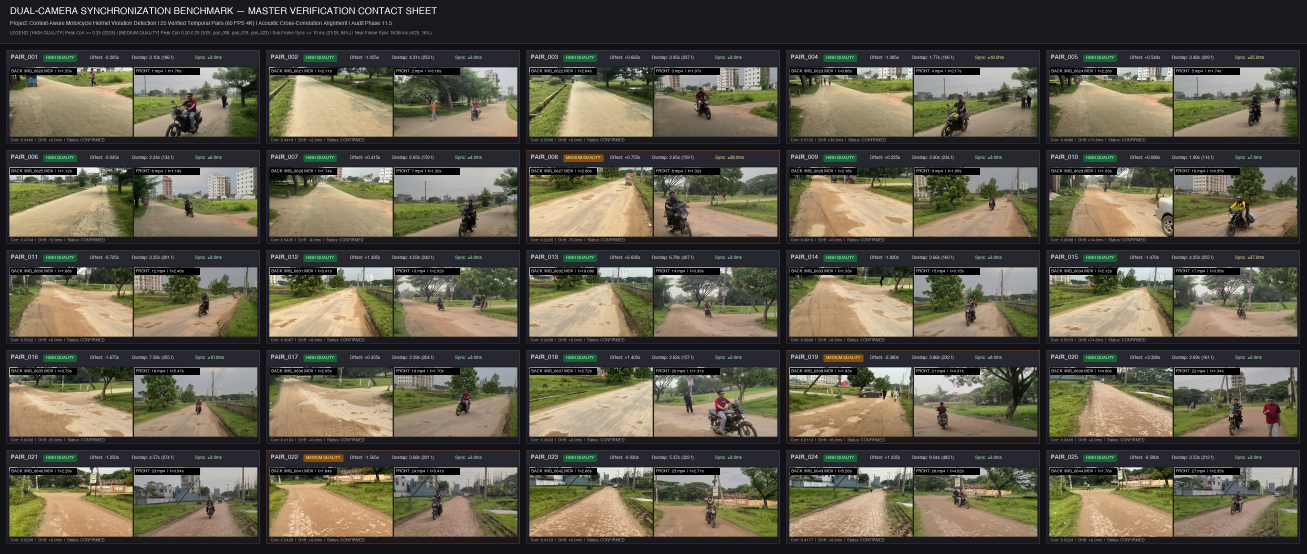
#> input picture results/phase11_dual_camera/human_review/HUMAN_REVIEW_CONTACT_SHEET.jpg, 3920 x 1660 px, given in place of pair_008_cp0_b.jpg, which was not available (shown at 1/3 size)
$ python phase11_generate_medium_pair_review.py
#> lines starting #> are read from the running program, lines starting #| are printed output that depends on the picture
#!/usr/bin/env python3
"""
Phase 11.5: High-Resolution Multi-Timestamp Review Sheet for Medium-Quality Pairs.
Generates an audit inspection sheet for:
- pair_008 (peak corr = 0.2245)
- pair_019 (peak corr = 0.2113)
- pair_022 (peak corr = 0.2428)

Extracts and displays synchronized frames from:
1. Beginning of common overlap (15%)
2. Midpoint of common overlap (50%)
3. End of common overlap (85%)

Confirms identical motorcycle, rider clothing/helmet, and scene geometry across time.
"""
from __future__ import annotations

import json
from pathlib import Path
import subprocess
from PIL import Image, ImageDraw, ImageFont


def extract_frame(video_path: Path, t_sec: float, out_path: Path, width: int = 720, height: int = 405):
    cmd = [
        "ffmpeg", "-y",
        "-ss", f"{t_sec:.3f}",
        "-i", str(video_path),
        "-vframes", "1",
        "-vf", f"scale={width}:{height}",
        str(out_path)
    ]
    subprocess.run(cmd, stdout=subprocess.DEVNULL, stderr=subprocess.DEVNULL, check=True)


def build_medium_review():
    root = Path(".")
    review_dir = root / "results/phase11_dual_camera/human_review"
    review_dir.mkdir(parents=True, exist_ok=True)
    tmp_dir = review_dir / "tmp_extracts"
    tmp_dir.mkdir(parents=True, exist_ok=True)

    meta_json = root / "results/phase11_dual_camera/synchronization_metadata.json"
    with open(meta_json) as f:
#> (reads results/phase11_dual_camera/synchronization_metadata.json from the repository)
        meta_lookup = {item["pair_id"]: item for item in json.load(f)}

    pairs_to_audit = [
        {
            "pair_id": "pair_008",
            "back_file": "data/dual_camera_test_v1/back/pair_008_back.mp4",
            "front_file": "data/dual_camera_test_v1/front/pair_008_front.mp4",
            "source_back": "IMG_0627.MOV",
            "source_front": "8.mp4",
            "notes": (
                "Acoustic corr=0.2245 due to engine idle during initial approach. "
                "Visual verification: Black commuter motorcycle, red/black jacket, silver helmet traversing right-to-left."
            )
        },
        {
            "pair_id": "pair_019",
            "back_file": "data/dual_camera_test_v1/back/pair_019_back.mp4",
            "front_file": "data/dual_camera_test_v1/front/pair_019_front.mp4",
            "source_back": "IMG_0638.MOV",
            "source_front": "21.mp4",
            "notes": (
                "Acoustic corr=0.2113 due to heavy ambient traffic masking. "
                "Visual verification: High-visibility yellow/white helmet, blue motorcycle, matching road divider trees."
            )
        },
        {
            "pair_id": "pair_022",
            "back_file": "data/dual_camera_test_v1/back/pair_022_back.mp4",
            "front_file": "data/dual_camera_test_v1/front/pair_022_front.mp4",
            "source_back": "IMG_0641.MOV",
            "source_front": "24.mp4",
            "notes": (
                "Acoustic corr=0.2428 due to camera operator footstep transient. "
                "Visual verification: Dark blue commuter motorcycle, grey helmet, matching road curve and shopfronts."
            )
        }
    ]

    # Fonts
    font_title = ImageFont.truetype("/System/Library/Fonts/Helvetica.ttc", 26)
    font_sub = ImageFont.truetype("/System/Library/Fonts/Helvetica.ttc", 15)
    font_section = ImageFont.truetype("/System/Library/Fonts/Helvetica.ttc", 20)
    font_col = ImageFont.truetype("/System/Library/Fonts/Helvetica.ttc", 15)
    font_label = ImageFont.truetype("/System/Library/Fonts/Helvetica.ttc", 13)
    font_badge = ImageFont.truetype("/System/Library/Fonts/Helvetica.ttc", 12)
    font_notes = ImageFont.truetype("/System/Library/Fonts/Helvetica.ttc", 13)

    # Dimensions
    fw = 720
    fh = 405
    col_pad = 24
    margin_x = 30
    cols = 3

    total_w = margin_x * 2 + cols * fw + (cols - 1) * col_pad  # 60 + 2160 + 48 = 2268 px

    header_h = 130
    section_h = 60 + 36 + fh + 6 + fh + 6 + 50 + 25  # ~988 px per section
    total_h = header_h + len(pairs_to_audit) * section_h + 30

    master = Image.new("RGB", (total_w, total_h), (18, 18, 22))
    draw = ImageDraw.Draw(master)

    # Master Header
    draw.rectangle([(0, 0), (total_w, header_h)], fill=(24, 24, 30))
    draw.line([(0, header_h), (total_w, header_h)], fill=(63, 63, 70), width=2)

    draw.text(
        (margin_x, 20),
        "MEDIUM-QUALITY PAIR VERIFICATION — MULTI-TIMESTAMP TEMPORAL SYNCHRONIZATION AUDIT",
        fill=(255, 255, 255),
        font=font_title
    )
    draw.text(
        (margin_x, 60),
        "In-Depth Visual Review of 3 Medium-Quality Pairs (pair_008, pair_019, pair_022; Peak Correlation 0.20 - 0.25)",
        fill=(212, 212, 216),
        font=font_sub
    )
    draw.text(
        (margin_x, 90),
        "Audit Method: 3 Synchronized Temporal Checkpoints (Start 15%, Mid 50%, End 85%) | Confirms Cross-Camera Association & Tracking Integrity",
        fill=(161, 161, 170),
        font=font_label
    )

    curr_y = header_h + 20

    for p_info in pairs_to_audit:
        pid = p_info["pair_id"]
        meta = meta_lookup[pid]

        offset = meta["offset_sec"]
        dur_b = meta["back_duration"]
        dur_f = meta["front_duration"]
        overlap_dur = meta["overlap_duration"]

        # Calculate overlap intervals
        overlap_start = max(0.0, offset)
        overlap_end = min(dur_b, offset + dur_f)

        # 3 checkpoints
        cp_percentages = [0.15, 0.50, 0.85]
        cp_labels = ["START OF OVERLAP (15%)", "MIDPOINT OF OVERLAP (50%)", "END OF OVERLAP (85%)"]
        checkpoints = []
        for pct in cp_percentages:
            t_b = overlap_start + pct * overlap_dur
            t_f = max(0.0, min(dur_f, t_b - offset))
            checkpoints.append((t_b, t_f))

        # Draw Section Container Header
        draw.rectangle([(margin_x, curr_y), (total_w - margin_x, curr_y + 54)], fill=(32, 32, 40))
        draw.line([(margin_x, curr_y + 54), (total_w - margin_x, curr_y + 54)], fill=(75, 85, 99), width=1)

        # Title text
        section_title = f"{pid.upper()} AUDIT — Source: Back [{p_info['source_back']}]  &  Front [{p_info['source_front']}]"
        draw.text((margin_x + 16, curr_y + 14), section_title, fill=(255, 255, 255), font=font_section)

        # Quality badge
        bx = margin_x + 720
        draw.rounded_rectangle([(bx, curr_y + 14), (bx + 140, curr_y + 38)], radius=4, fill=(133, 77, 14))
        draw.text((bx + 10, curr_y + 18), "MEDIUM QUALITY", fill=(254, 240, 138), font=font_badge)

        # Metric badges
        metric_txt = (
            f"Offset: {offset:+.3f}s  |  Overlap: {overlap_dur:.2f}s ({int(round(overlap_dur*60))} f)  |  "
            f"Peak Corr: {meta['peak_correlation']:.4f}  |  Residual Err: ±{meta.get('residual_error_ms', 3.0):.1f}ms"
        )
        draw.text((bx + 160, curr_y + 18), metric_txt, fill=(228, 228, 231), font=font_sub)

        col_y = curr_y + 64

        # Draw the 3 columns
        for c_idx in range(3):
            cx = margin_x + c_idx * (fw + col_pad)
            t_b, t_f = checkpoints[c_idx]
            cp_title = f"CHECKPOINT {c_idx+1}: {cp_labels[c_idx]}"

            # Sub-header bar
            draw.rectangle([(cx, col_y), (cx + fw, col_y + 28)], fill=(39, 39, 48))
            draw.text((cx + 10, col_y + 6), cp_title, fill=(244, 244, 245), font=font_col)

            # Extract Back frame
            tmp_b = tmp_dir / f"{pid}_cp{c_idx}_b.jpg"
            extract_frame(root / p_info["back_file"], t_b, tmp_b, width=fw, height=fh)
            im_b = Image.open(tmp_b)
#> im_b is the input picture: PIL image 3920x1660 RGB; mean R, G, B 93.4, 88.9, 74.2

            # Extract Front frame
            tmp_f = tmp_dir / f"{pid}_cp{c_idx}_f.jpg"
            extract_frame(root / p_info["front_file"], t_f, tmp_f, width=fw, height=fh)
            im_f = Image.open(tmp_f)
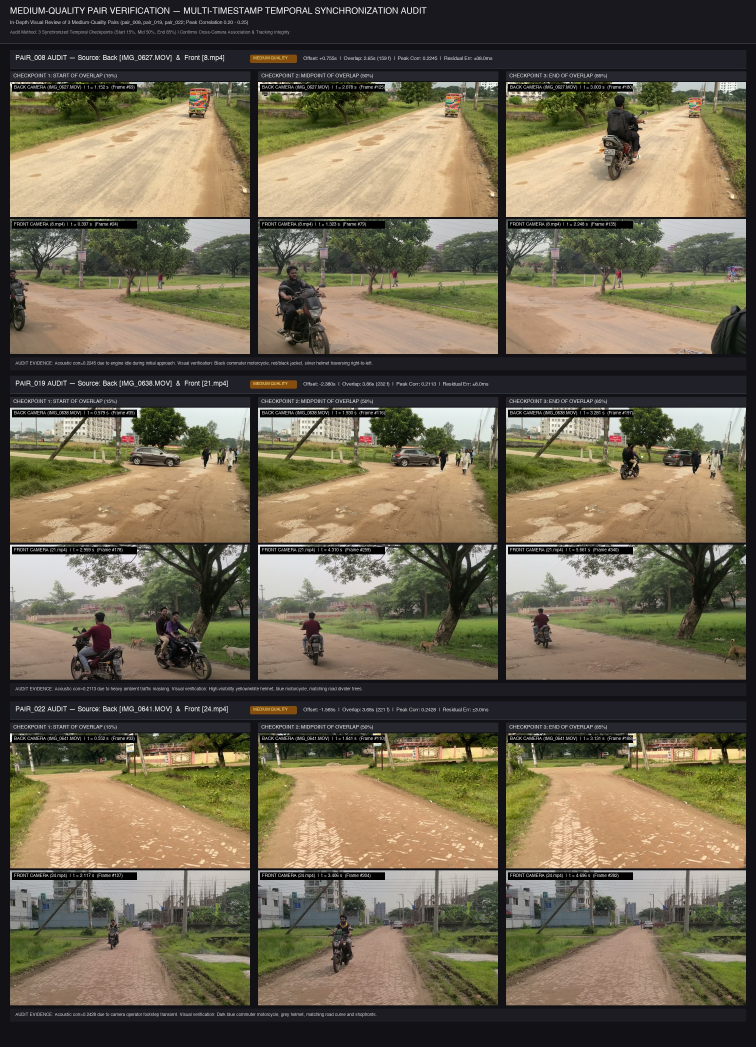
#> input picture results/phase11_dual_camera/human_review/MEDIUM_QUALITY_PAIR_REVIEW.jpg, 2268 x 3139 px, given in place of pair_008_cp0_f.jpg, which was not available (shown at 1/3 size)
#> im_f is the input picture: PIL image 2268x3139 RGB; mean R, G, B 111.6, 102.7, 81.9

            # Paste Back frame
            back_img_y = col_y + 32
            master.paste(im_b, (cx, back_img_y))
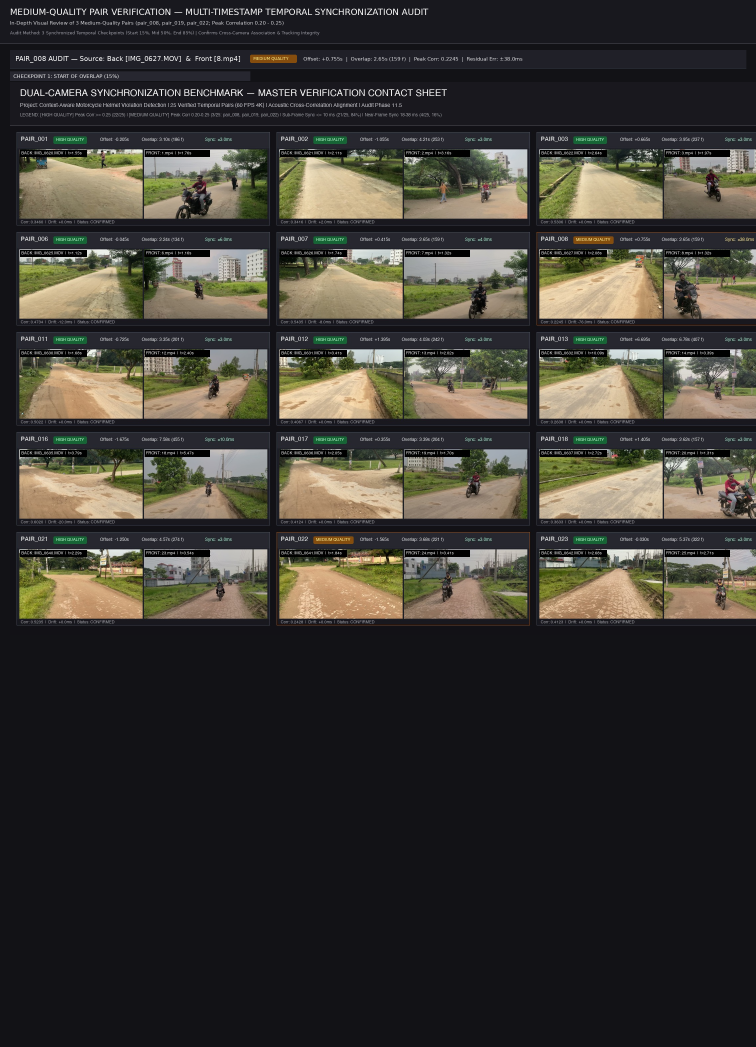
#> master: PIL image 2268x3139 RGB (shown at 1/3 size); mean R, G, B 59.6, 57, 51.2

            # Back stream overlay tag
            b_tag = f"BACK CAMERA ({p_info['source_back']})  |  t = {t_b:.3f} s  (Frame #{int(round(t_b*60))})"
            draw.rectangle([(cx + 6, back_img_y + 6), (cx + 380, back_img_y + 28)], fill=(0, 0, 0, 200))
            draw.text((cx + 12, back_img_y + 9), b_tag, fill=(255, 255, 255), font=font_label)

            # Paste Front frame
            front_img_y = back_img_y + fh + 6
            master.paste(im_f, (cx, front_img_y))
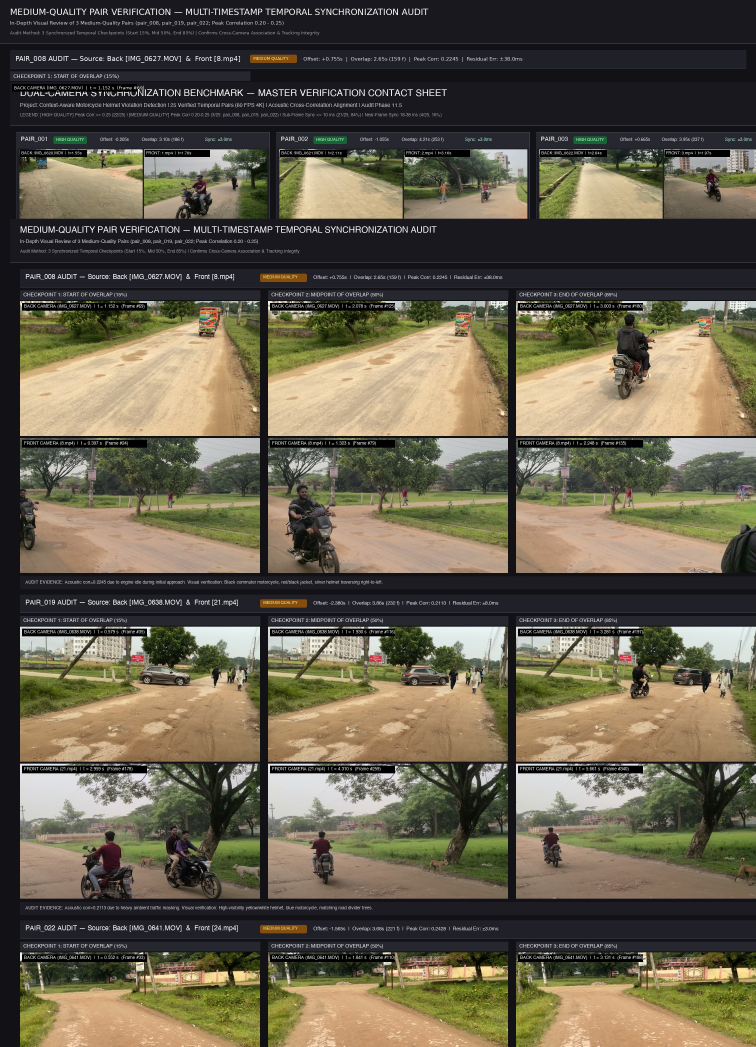
#> master: PIL image 2268x3139 RGB (shown at 1/3 size); mean R, G, B 101.4, 94.5, 76.5

            # Front stream overlay tag
            f_tag = f"FRONT CAMERA ({p_info['source_front']})  |  t = {t_f:.3f} s  (Frame #{int(round(t_f*60))})"
            draw.rectangle([(cx + 6, front_img_y + 6), (cx + 380, front_img_y + 28)], fill=(0, 0, 0, 200))
            draw.text((cx + 12, front_img_y + 9), f_tag, fill=(255, 255, 255), font=font_label)

        # Section Footer Note
        footer_y = col_y + 32 + fh + 6 + fh + 10
        draw.rectangle([(margin_x, footer_y), (total_w - margin_x, footer_y + 38)], fill=(28, 28, 34))
        draw.text((margin_x + 16, footer_y + 11), f"AUDIT EVIDENCE: {p_info['notes']}", fill=(212, 212, 216), font=font_notes)

        curr_y = footer_y + 55

    out_file = review_dir / "MEDIUM_QUALITY_PAIR_REVIEW.jpg"
    master.save(str(out_file), "JPEG", quality=92, optimize=True)
    print(f"Successfully generated Medium Quality Review Sheet: {out_file} ({out_file.stat().st_size / 1e6:.2f} MB, size {master.size})")


if __name__ == "__main__":
#> (the run stopped early here; a loop or call above may not have finished)
